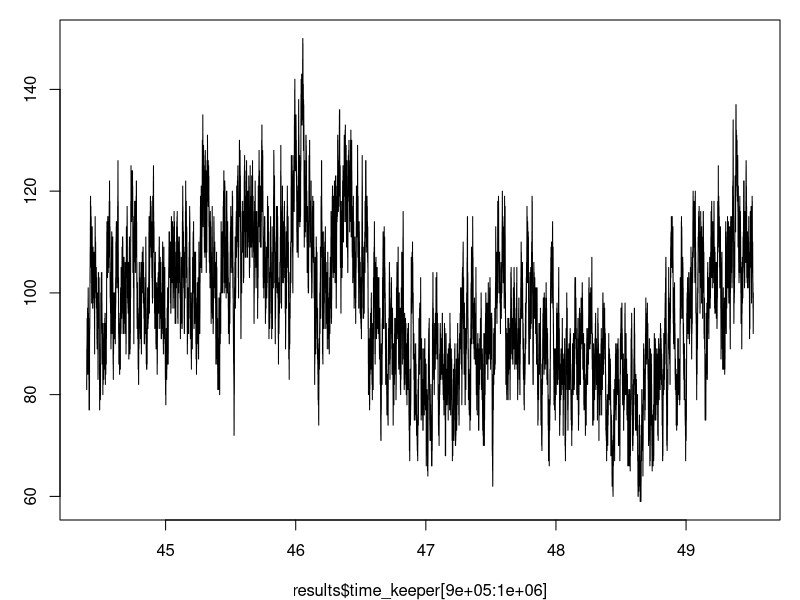
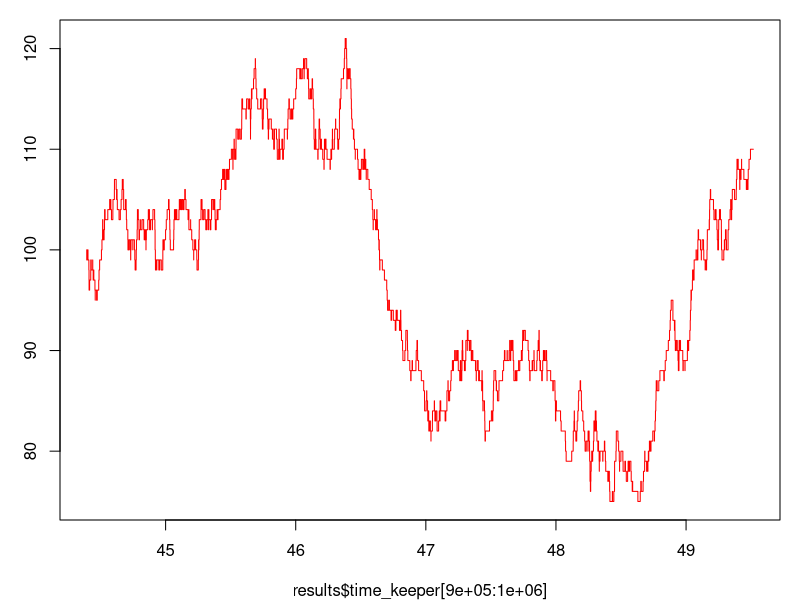

Write R code to recreate these figures, in order.
#x1 is mRNA which has low amount, 10
#x2 is protein which is abundant, 1000
##### Initialisation #####
x1 <- 10
x2 <- 1000
iteration <- 1e6

beta1 <- 1
beta2 <- 100
lamda1 <- 100
lamda2 <- 100

createParameters <- function(){
  lambda1 <- seq(10,100,by=10)
  lambda2 <- 110 - lambda1 
  beta1 <- seq(10,100,by=10)
  beta2 <- 110 - beta1
  parameter_matrix <- matrix(nrow = 100, ncol = 4,
                     dimnames = list(1:100, c("lambda1", "lambda2", "beta1", "beta2")))
  parameter_matrix[,"lambda1"] <- lambda1
  parameter_matrix[,"lambda2"] <- lambda2
  counter <- 1
  for (row in seq(1,nrow(parameter_matrix), by =10)){
    parameter_matrix[row:(row+9),"beta1"] <- beta1[counter]
    parameter_matrix[row:(row+9),"beta2"] <- beta2[counter]
    counter <- counter + 1
  }
  return(parameter_matrix)
}

parameters <- createParameters()

#auto regulation, suppose reduction of protein could lead to increase of mRNA production rate
gillespie <- function(x1, x2, iteration, K, beta1, beta2, lamda1, lamda2){
    
    time_keeper <- c()
    x1_storage <- x2_storage <-c()
    
    time_keeper[1] <- 0
    x1_storage[1] <- x1
    x2_storage[1] <- x2

    #calculate rate of change in x1 and x2, both birth and death
    for (i in 2:iteration){
        x1_birth <- lamda1 
        x1_death <- x1 * beta1
      
        x2_death <- x2 * beta2
        x2_birth <- x1 * lamda2
    
        #total rate of change of x_1 and x_2
        Tot_rate <- sum(x1_birth, x1_death, x2_birth, x2_death)
        time_keeper[i] <- rexp(1,Tot_rate) + time_keeper[i-1]
    
        #choose which event takes place
        #based on which event takes place, update x1 or x2 accordingly
        u_event <- runif(1,0,1)
        if (u_event < x1_birth/Tot_rate){ #x1_birth
          x1 <- x1 + 1
        } else if ((x1_birth/Tot_rate < u_event) &
                   (u_event < (x1_birth+x1_death)/Tot_rate)) { #x1_death
          x1 <- x1 - 1
        } else if (((x1_birth+x1_death)/Tot_rate < u_event) &
                  (u_event < (x1_birth+x1_death+x2_birth)/Tot_rate)) { #x2_birth
          x2 <- x2 + 1
        } else if (u_event > (x1_birth+x1_death+x2_birth)/Tot_rate) { #x2_death
          x2 <- x2 - 1
        }
        
        #store new x1 and x2 values
        x1_storage[i] <- x1
        x2_storage[i] <- x2
    }
    return(list("x1_storage" = x1_storage,"x2_storage" = x2_storage,
                "time_keeper" = time_keeper))
}
results <- gillespie(x1, x2, iteration, K, beta1, beta2, lamda1, lamda2)
par(mfrow=c(1,1),mar=c(4,3,1,1))
plot(results$time_keeper[900000:1000000], results$x2_storage[900000:1000000],type="l")
par(new=FALSE)
plot(results$time_keeper[900000:1000000], results$x1_storage[900000:1000000],type="l", col = "red")

##start with small beta1 and large beta2

